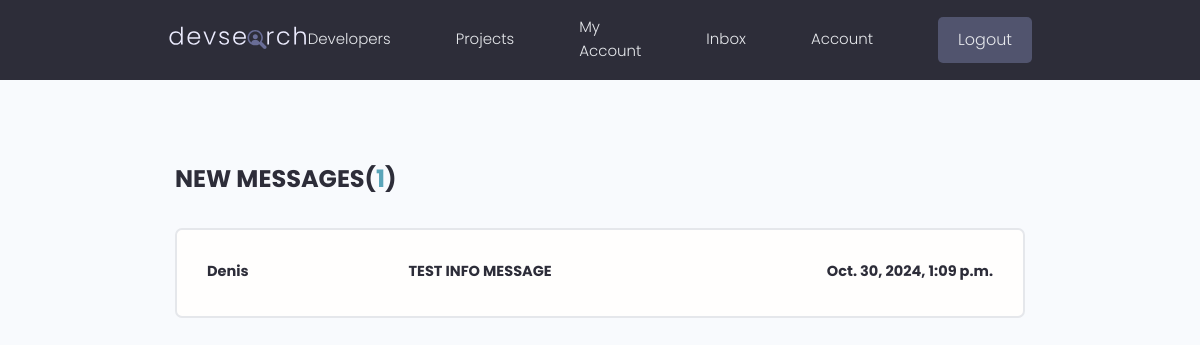
Before: /inbox/ (signed in) with the older database file.
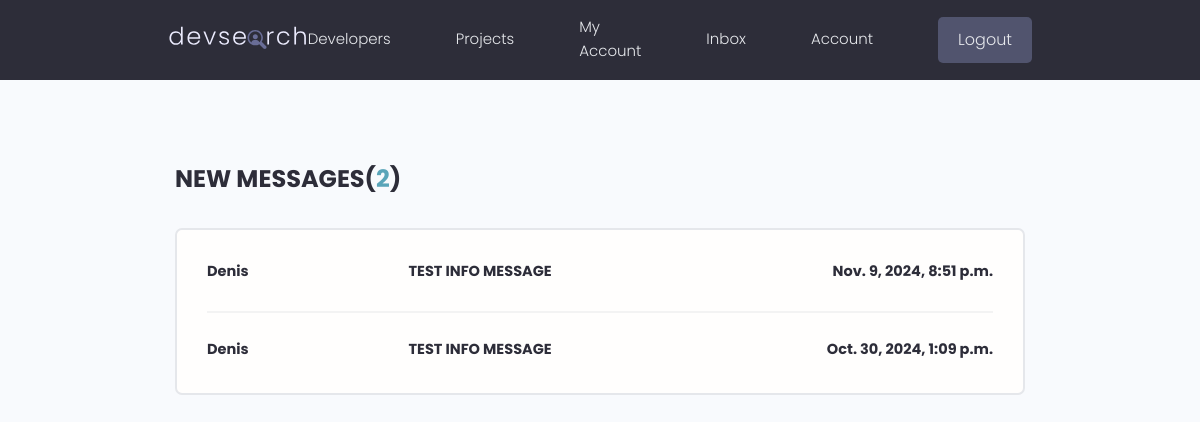
After: the same page with the newer database file.
### users/models.py (models this page shows, shortened)
class Message(models.Model):
    sender = models.ForeignKey(Profile, on_delete=models.SET_NULL, null=True, blank=True)
    recipient = models.ForeignKey(Profile, on_delete=models.SET_NULL, null=True, blank=True, related_name="messages")
    name = models.CharField(max_length=200, null=True, blank=True)
    email = models.EmailField(max_length=200, null=True, blank=True)
    subject = models.CharField(max_length=200, null=True, blank=True)
    body = models.TextField()
    is_read = models.BooleanField(default=False, null=True)
    created = models.DateTimeField(auto_now_add=True)
    id = models.UUIDField(default=uuid.uuid4, unique=True, primary_key=True, editable=False)
    class Meta:
        ordering = ['is_read', '-created']

### users/views.py (the view)
# urls.py: path('inbox/', views.inbox, name="inbox"),
@login_required(login_url='login')
def inbox(request):
    profile = request.user.profile
    messageRequest = profile.messages.all()
    unreadCount = messageRequest.filter(is_read=False).count()
    context = {'messageRequest': messageRequest, 'unreadCount': unreadCount}
    return render(request, 'users/inbox.html', context)

### users/templates/users/inbox.html
{% extends 'main.html' %}
{% block content %}
<main class="inbox my-xl">
  <div class="content-box">
    <h3 class="inbox__title">New Messages(<span>{{unreadCount}}</span>)</h3>
    <ul class="messages">
      {% for message in messageRequest %}
      {% if message.is_read == False %}
      <li class="message message--unread">
        {% else %}
      <li class="message">
        {% endif %}
        <a href="{% url 'message' message.id %}">
          <span class="message__author">{{message.name}}</span>
          <span class="message__subject">{{message.subject}}</span>
          <span class="message__date">{{message.created}}</span>
        </a>
      </li>
      {% endfor %}
    </ul>
  </div>
</main>
{% endblock content %}

Changed rows visible on the page:
added Message: name "Denis", subject "TEST INFO MESSAGE", created "Nov. 9, 2024, 8:51 p.m."
Other visible differences:
{{ unreadCount }}: "1" → "2"
